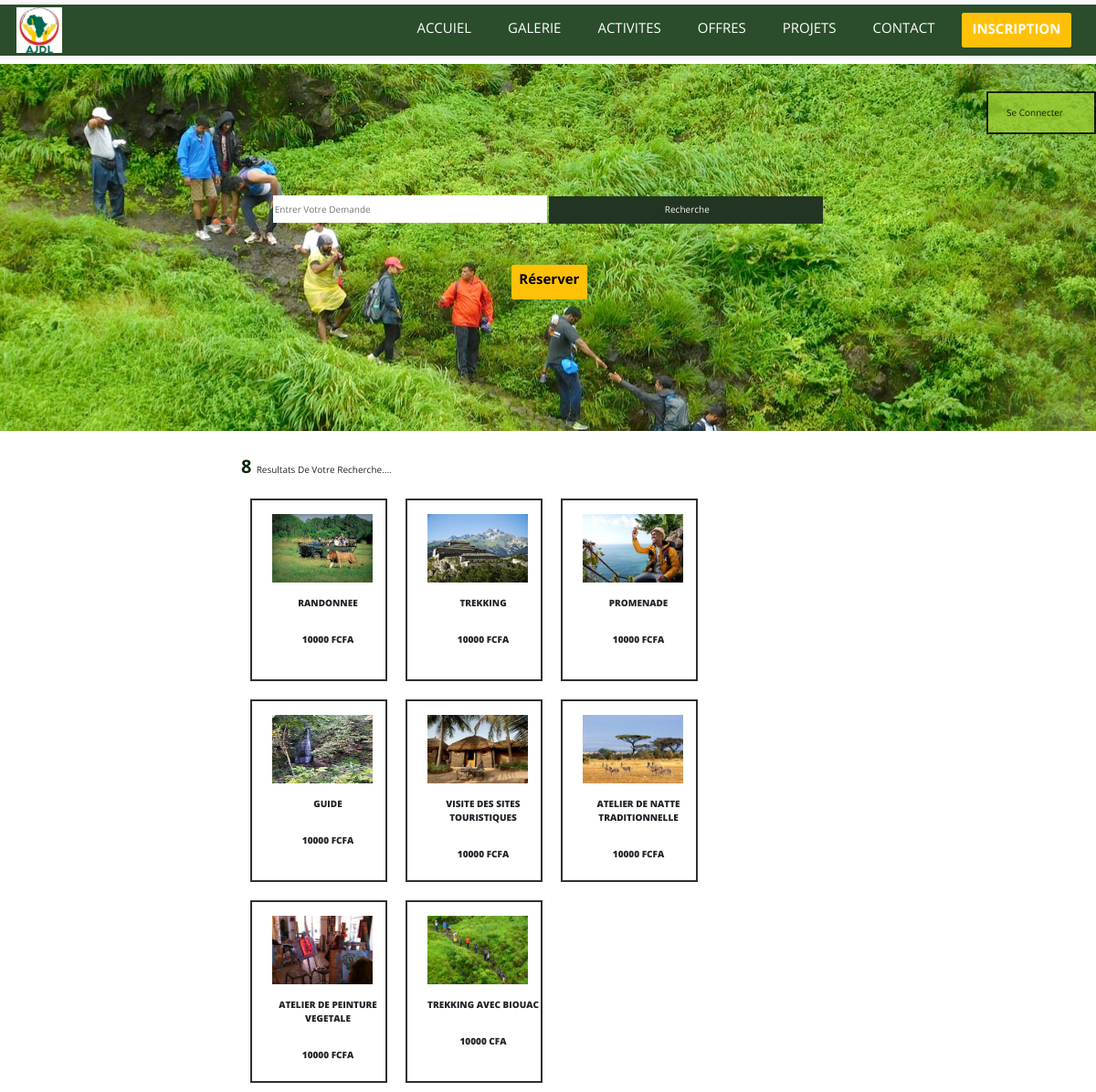
Screenshot of /offres.php with the database file from the repository.
### tables this page shows
CREATE TABLE `services_ajdl` (
  `ID` int(255) NOT NULL,
  `SERVICE` varchar(255) NOT NULL,
  `PRIX` varchar(255) NOT NULL,
  `PHOTO` varchar(100) NOT NULL
);

### offres.php (the view, shortened to what this page needs)
<!DOCTYPE html>
<html lang="en">
<head>
    <link rel="stylesheet" href="https://cdn.jsdelivr.net/npm/swiper@8swiper-bundle.min.css"/>
    <link rel="stylesheet" href="https://cdnjs.cloudflare.com/ajax/libs/font-awesome/6.1.2/css/all.min.css" />
    <link rel="stylesheet" href="style.css">
 <link href="https://cdn.jsdelivr.net/npm/bootstrap@5.2.0/dist/css/bootstrap.min.css" rel="stylesheet">
</head>
<body>
   <?php
    include('navbar.php')
    ?>
        <?php
        require_once('service.php');
        ?>
        <div id="entete">
        <a href="loginn.php"class="login">se connecter</a>
            <p >LES SERVICES DE AJDL</p>
            <div id="formservice">
                <form  name="formservice"action="" method="post">
                    <input id="motcle" type="text" name="motcle" placeholder="Entrer votre demande">
                    <input class="btfind" type="submit" name="btsubmit" value="recherche">
                    <br> <br>  <br> <br>
                     <a href="contact.php"  class="btn btn-warning center"> réserver</a>
                </form>
            </div>
        </div>
        <div id="article">
        <?php
        if(isset($_POST['btsubmit'])){
            $mc= $_POST['motcle'];
            $reqSelect="select * from services_ajdl where SERVICE like '%$mc%' ";
        }
        else{
            $reqSelect="select * from services_ajdl";
        }
        $resultat= mysqli_query($cnconnexion, $reqSelect);
        $nbr=mysqli_num_rows($resultat);
        echo "<p><b>" .$nbr." </b>Resultats de votre recherche....</p>";
         while ($ligne=mysqli_fetch_assoc($resultat))
         {
        ?>
        <div id="services">
        <img src=" <?php echo $ligne ['PHOTO'] ?>   " alt=""/> <BR></BR>
            <p>
            <?php  echo $ligne['SERVICE'];?>
            </p>
            <br>
            <p>
            <?php  echo $ligne['PRIX'];?>
            </p>
        </div>
        <?php  } ?>
        </div>
</body>
</html>

### navbar.php (shortened to what this page needs)
<html lang="en">
<head>
<link href="https://cdn.jsdelivr.net/npm/bootstrap@5.2.1/dist/css/bootstrap.min.css" rel="stylesheet">
    <link rel="stylesheet" href="style.css">
</head>
<body>
<nav  class="navbar navbar-expand-lg fixed-top bg-light">
  <div id="header" class="container-fluid">
    <a class="navbar-brand" href="index.php"><img class="logo" src="./IMAGES/logo.png.jpg" alt=""></a>
    <div class="collapse navbar-collapse" id="navbarSupportedContent">
    <ul class="navbar-nav ms-auto mb-2 mb-lg-0">
        <li class="nav-item">
          <a class="nav-link active" aria-current="page" href="index.php">ACCUIEL</a>
        </li>
        <li class="nav-item">
          <a class="nav-link" href="ajdl.php">GALERIE</a>
        </li>
        <li class="nav-item">
          <a class="nav-link" href="activite.php">ACTIVITES</a>
        </li>
        <li class="nav-item">
          <a class="nav-link" href="offres.php">OFFRES</a>
        </li>
        <li class="nav-item">
          <a class="nav-link" href="projet.php">PROJETS</a>
        </li>
        <li class="nav-item">
          <a class="nav-link" href="contact.php">CONTACT</a>
        </li>
        <li class="nav-item">
          <a class="nav-link btn btn-warning" href="ins.php">INSCRIPTION</a>
        </li>
      </ul>
    </div>
  </div>
</nav>
</body>
</html>

### style.css (style rules this page uses)
:root { --main-color: #8e8e8e; --black:#222; --white:#222; --light-white:#ff9; box-shadow: 0; }
* { font-family: 'Open Sans', sans-serif; margin: 0; padding: 0; box-sizing: border-box; outline: none; border: none; text-decoration: none; text-transform: capitalize; }
a { text-decoration: none; }
html { font-size: 62.5%; overflow-x: hidden; }
#header { z-index: 1000; background-color: rgb(43, 77, 43); font-size: 1.5rem; color: white; }
#header a { color: white; padding-left: 10px; padding-right: 10px; margin-right: 20px; }
.logo { height: 50px; width: 50px; }
#entete { margin: 0; padding: 0; width: 100%; height: 50%; }
#entete p { color: rgb(224, 204, 24); font-size: 3rem; text-align: center; }
#formservice { border-left: none; border-right: none; background-image: url(./IMAGES/68.jpg); margin-left: auto; margin-right: auto; width: 100%; min-height: 10%; text-align: center; padding: 12%; }
#motcle { height: 30px; width: 300px; border: none; padding-left: 2px; }
.btfind { height: 30px; width: 300px; border: none; background-color: rgb(34, 53, 34); color: #f7f7f7; padding-left: 2px; }
#article { display: block; width: 60%; margin-left: auto; margin-right: auto; padding: 2%; }
#services { border: 2px solid rgb(49, 47, 47); width: 150px; min-height: 200px; margin: 10px; padding-left: 20px; float: left; }
#services img { width: 110px; height: 90px; padding-top: 15px; margin-right: 13px; }
b { color: rgb(12, 41, 14); font-size: 2rem; }
#entete a { text-decoration: none; }
#entete .login { opacity: 0.8; color:black; font-size: 10px; padding: 14px 20px; border-right: none; cursor: pointer; width: 10%; right: 0; position: fixed; background-color: yellowgreen; margin-top: 100px; border: 2px solid; display: block; z-index: 10; }
#services { text-align: center; font-size: 1rem; font-weight: 800; }
.form-control, .btn { min-height: 38px; border-radius: 2px; }
.btn { font-size: 15px; font-weight: bold; }

### rows the page displays
services_ajdl: PHOTO (picture), SERVICE "RANDONNEE", PRIX "10000 FCFA"
services_ajdl: PHOTO (picture), SERVICE "TREKKING", PRIX "10000 FCFA"
services_ajdl: PHOTO (picture), SERVICE "PROMENADE", PRIX "10000 FCFA"
services_ajdl: PHOTO (picture), SERVICE "GUIDE", PRIX "10000 FCFA"
services_ajdl: PHOTO (picture), SERVICE "VISITE DES SITES TOURISTIQUES", PRIX "10000 FCFA"
services_ajdl: PHOTO (picture), SERVICE "ATELIER DE NATTE TRADITIONNELLE", PRIX "10000 FCFA"
services_ajdl: PHOTO (picture), SERVICE "ATELIER DE PEINTURE VEGETALE", PRIX "10000 FCFA"
services_ajdl: PHOTO (picture), SERVICE "TREKKING AVEC BIOUAC", PRIX "10000 CFA"

### other values shown
$nbr "8"
